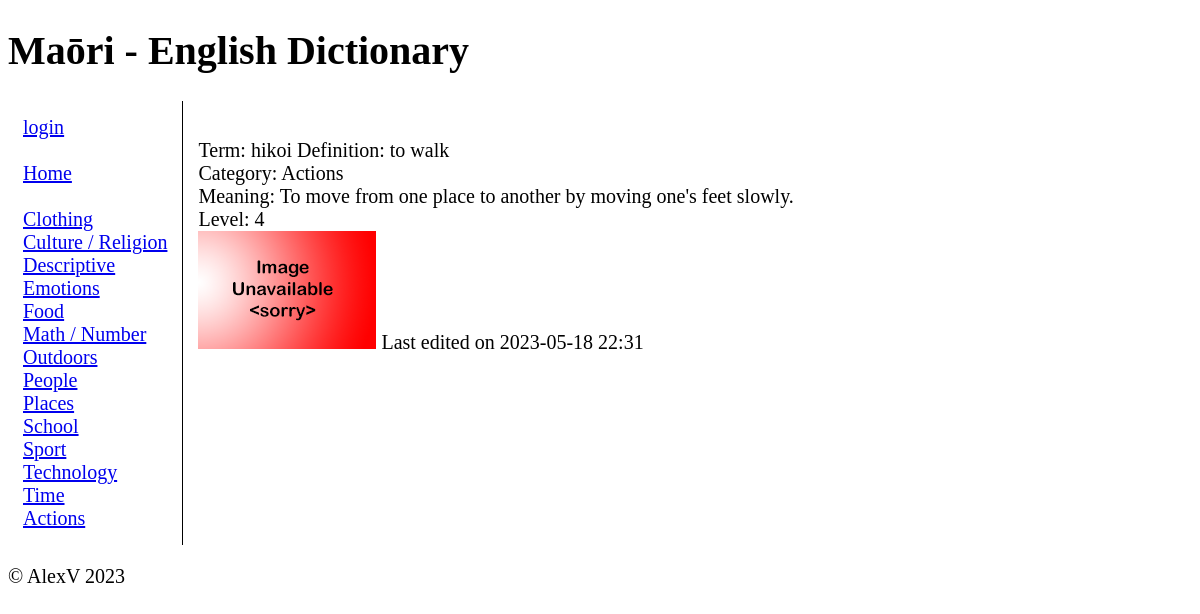
The app's page /term/5 with its own data.
### tables this page shows
CREATE TABLE "categories" (
	"id"	INTEGER,
	"category_name"	TEXT NOT NULL,
	PRIMARY KEY("id" AUTOINCREMENT)
);

CREATE TABLE "maori_dictionary" (
	"id"	INTEGER,
	"maori"	TEXT NOT NULL,
	"english"	INTEGER NOT NULL,
	"category_id"	INTEGER NOT NULL,
	"definition"	TEXT,
	"level"	INTEGER NOT NULL,
	"image"	TEXT,
	"last_edited"	TEXT NOT NULL,
	"edited_by"	INTEGER NOT NULL,
	PRIMARY KEY("id" AUTOINCREMENT),
	FOREIGN KEY("category_id") REFERENCES "categories"("id")
);

### app.py (the view)
@app.route("/term/<termid>")
def render_term(termid):
    user = get_user()
    categories, term_detailed = db_interact([["SELECT * FROM categories", False, "fetchall"],
                                             ["SELECT * FROM maori_dictionary WHERE id=?", (termid, ), "fetchone"]])
    term_category, editing_user  = db_interact([["SELECT category_name FROM categories WHERE id=?", (term_detailed[3], ),
                                                 "fetchone"], ["SELECT username FROM user WHERE id=?", (term_detailed[8], ), "fetchone"]])
    error = request.args.get("error")
    return render_template("term.html", categories=categories,  term_category=term_category, term_detailed=term_detailed
                           , user=user, error=error, editing_user=editing_user)

### app.py (called while the page is built)
def create_connection(sql):
    try:
        return sqlite3.connect(sql)
    except sqlite3.Error:
        print(sqlite3.Error)
    return (None)

def db_interact(data_requests):
    db = create_connection(DB)
    cur = db.cursor()
    results = []
    for data_request in data_requests:
        if data_request[1]:
            temp = cur.execute(data_request[0], data_request[1])
        else:
            temp = cur.execute(data_request[0])
        print(data_request)
        if data_request[2] == "fetchone":
            results.append(temp.fetchone())
        elif data_request[2] == "fetchall":
            results.append(temp.fetchall())
        elif data_request[2] == "commit":
            db.commit()
    db.close()
    return results

def get_user():
    if ("username" in session):
        display_name = session["username"]
        permission = session["permission"]
        if display_name is None:
            return False
        return [display_name, permission]
    return False

### templates/term.html (shortened to what this page needs)
{% extends 'base.html' %}
{% block heading %}Maōri - English Dictionary{% endblock %}
{% block main %}
<br>
{%if term_detailed%}
Term: {{term_detailed[1]}}
Definition: {{term_detailed[2]}}<br>
Category: {{term_category[0]}}<br>
Meaning: {{term_detailed[4]}}<br>
Level: {{term_detailed[5]}}<br>
{%if term_detailed[6]%}
<img src="/static/images/{{term_detailed[2]}}.{{term_detailed[6]}}">
{%else%}
<img src="/static/images/noimage.png">
{%endif%}
Last edited{%if user[1]%} by: {{editing_user[0]}} {%endif%} on {{term_detailed[7]}}
{%endif%}
{% endblock %}

### templates/base.html (shortened to what this page needs)
<!doctype html>
<html lang="en">
<head>
	<link href="/static/style.css" rel="stylesheet">
</head>
<body>
	<header>
		<h1>{% block heading %}{% endblock %}</h1>
	</header>
	<div class="container">
		<nav>
			{%if user%}
			 {{user[0]}}<br>
			<a href="/login">logout</a><br>
			{%else%}
			<a href="/login">login</a><br>
			{%endif%}<br>
            <a href="\">Home</a><br><br>
			{%for category in categories%}
			<a href="/cat/{{category[0]}}">{{category[1]}}</a>{%if user[1]%} - <a href="/edit/update/cat/{{category[0]}}">edit</a> <a href="/edit/delete/cat/{{category[0]}}">delete</a> {%endif%}
			<br>
			{%endfor%}
		</nav>
		<main>
            {% block main%}
			{% endblock main %}
        </main>
	</div>
	<footer>
		<p>
			&copy; AlexV 2023
		</p>
	</footer>
</body>
</html>

### static/style.css (style rules this page uses)
@media screen and (min-width:700px) { .container { display:flex; } }
.container>* { padding:15px; }
*:not(h1) { font-size: 20px; }
nav { border-right: 1px solid black; }

### records on screen
categories: category_name "Clothing"
categories: category_name "Culture / Religion"
categories: category_name "Descriptive"
categories: category_name "Emotions"
categories: category_name "Food"
categories: category_name "Math / Number"
categories: category_name "Outdoors"
categories: category_name "People"
categories: category_name "Places"
categories: category_name "School"
categories: category_name "Sport"
categories: category_name "Technology"
categories: category_name "Time"
categories: category_name "Actions"
maori_dictionary: maori "hikoi", english "to walk", definition "To move from one place to another by moving one's feet slowly.", level "4", last_edited "2023-05-18 22:31"
